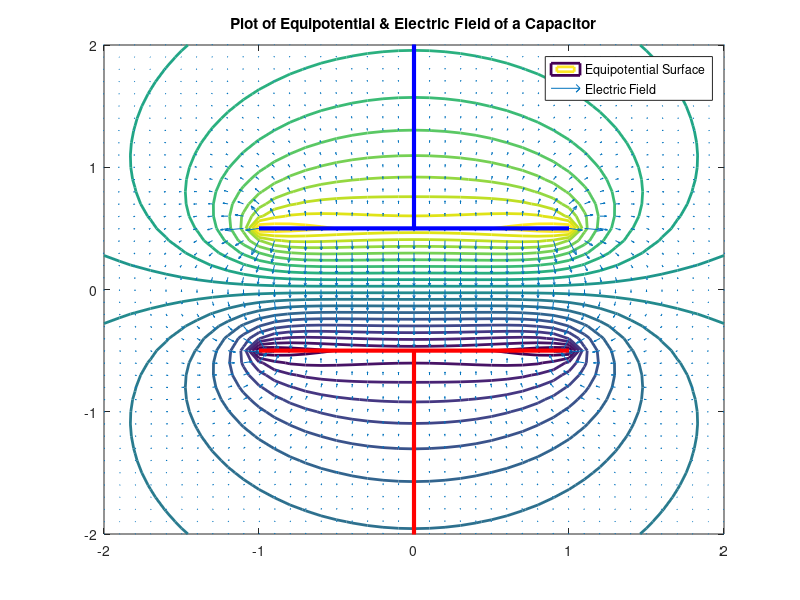

Recreate this plot in MATLAB.
%Capacitor.m
%Start
clc
close all
% Setting up Parameters:
a = 1;  %Unit Radius of circular plate
d = 1;  % Unit Distance between plates.
V = 50;  % Voltage across plates.

% Setting up a grid for plotting:
x = -2:0.1:2;
y = -2:0.1:2;
[X, Y] = meshgrid(x, y);
figure
axis([-2 2 -2 2])

% Electric field potential (approximation):
Q= (2*V/pi)* ...
     (asin(2*a./(sqrt((Y-d/2).^2 + (X-a).^2) + sqrt((Y-d/2).^2 + (X+a).^2))) ...
    - asin(2*a./(sqrt((Y+d/2).^2 + (X-a).^2) + sqrt((Y+d/2).^2 + (X+a).^2))));

% Plot the equipotential lines using contour function  
contour(X, Y, Q, 20, 'LineWidth', 2)
hold on

% Compute and plot the electric field:
[Ex, Ey] = gradient(Q, 0.1);%Electric Field is negative gradient of potential 
quiver(X, Y, -Ex, -Ey)% For displaying small arrows

% Drawing  the parallel plate capacitor:
line('XData', [-a a],'YData', [d/2, d/2], 'Color', 'b', 'LineWidth', 3)
line('XData', [0 0],'YData', [d/2, 3], 'Color', 'b', 'LineWidth', 3)
line('XData', [-a a],'YData', [-d/2, -d/2], 'Color', 'r', 'LineWidth', 3)
line('XData', [0 0],'YData', [-3, -d/2], 'Color', 'r', 'LineWidth', 3)
legend('Equipotential Surface','Electric Field')
title('Plot of Equipotential & Electric Field of a Capacitor')

%end
